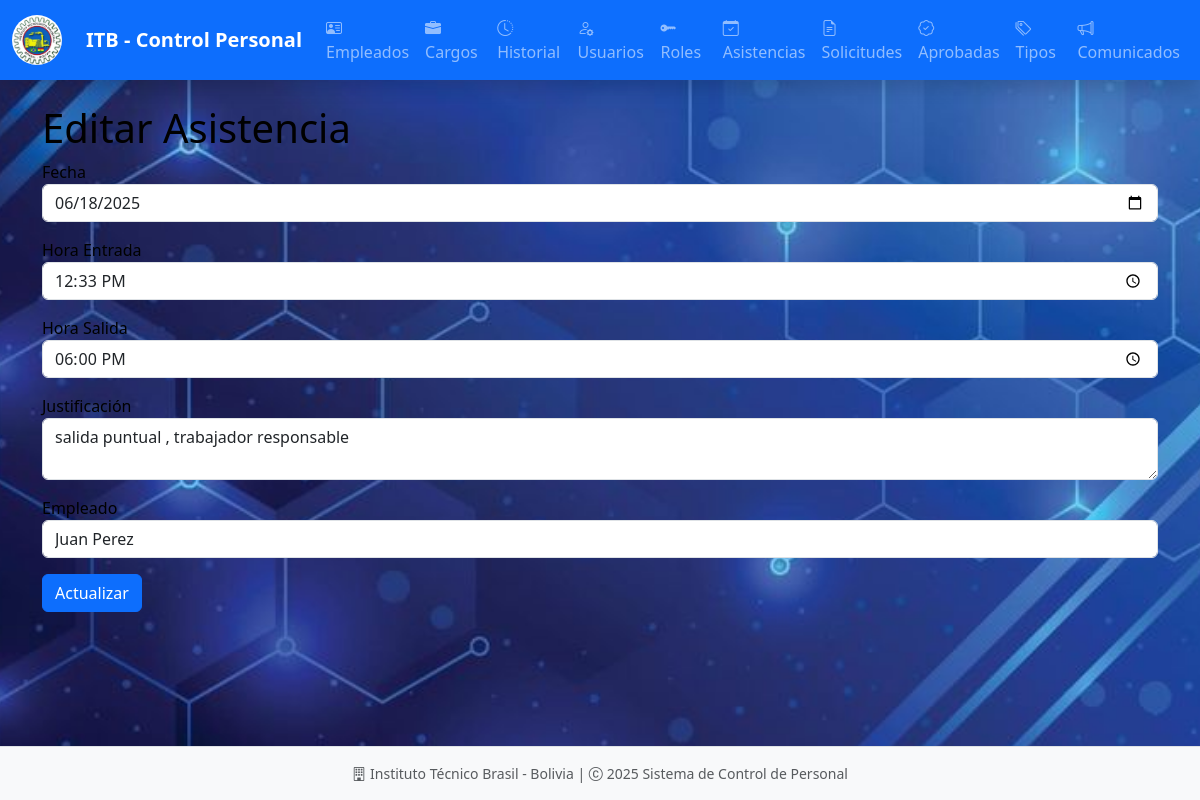
Page /asistencias/edit/1 on the committed database.
### models/asistencia_model.py (models this page shows, shortened)
class Asistencia(db.Model):
    __tablename__ = "asistencias"
    id = db.Column(db.Integer, primary_key=True)
    fecha = db.Column(db.Date, nullable=False, default=date.today)
    hora_entrada = db.Column(db.Time)
    hora_salida = db.Column(db.Time)
    justificacion = db.Column(db.Text)
    empleado_id = db.Column(db.Integer, db.ForeignKey('empleados.id'), nullable=False)
    empleado = db.relationship('Empleado', back_populates='asistencias')
    @staticmethod
    def get_by_id(id):
        return Asistencia.query.get(id)

### models/empleado_model.py (models this page shows, shortened)
class Empleado(db.Model):
    __tablename__ = "empleados"
    id = db.Column(db.Integer, primary_key=True)
    nombre = db.Column(db.String(255), nullable=False)
    apellido = db.Column(db.String(255), nullable=False)
    ci = db.Column(db.String(20), nullable=False, unique=True)
    email = db.Column(db.String(255), nullable=False, unique=True)
    telefono = db.Column(db.String(20), nullable=False)
    fecha = db.Column(db.DateTime, nullable=False, default=datetime.utcnow)
    cargo_id = db.Column(db.Integer, db.ForeignKey('cargos.id'), nullable=False)
    cargo = db.relationship('Cargo', back_populates='empleados')
    usuarios = db.relationship('Usuario', back_populates='empleado', uselist=False)
    asistencias = db.relationship('Asistencia', back_populates='empleado', cascade='all, delete-orphan')
    historial_laboral = db.relationship('Historial', back_populates='empleado', cascade='all, delete-orphan')
    licencias_aprobadas = db.relationship('LicenciaAprobada', back_populates='empleado', cascade='all, delete-orphan')
    solicitudes_licencia = db.relationship('SolicitudLicencia', back_populates='empleado', cascade='all, delete-orphan')
    @staticmethod
    def get_all():
        return Empleado.query.all()
    def delete(self):
        db.session.delete(self)
        db.session.commit()

### controllers/asistencia_controller.py (the view, shortened to what this page needs)
@asistencia_bp.route('/edit/<int:id>', methods=['GET', 'POST'])
def edit(id):
    asistencia = Asistencia.get_by_id(id)
    if not asistencia:
        return "Asistencia no encontrada", 404
    return asistencia_view.edit(asistencia)

### run.py (called while the page is built)
@app.context_processor
def inject_active_path():
    def is_active(path):
        return 'active' if request.path == path else ''
    return(dict(is_active = is_active))

### views/asistencia_view.py (called while the page is built)
def edit(asistencia):
    from models.empleado_model import Empleado
    empleados = Empleado.get_all()
    return render_template('admin/asistencias/edit.html', asistencia=asistencia, empleados=empleados)

### templates/admin/asistencias/edit.html (shortened to what this page needs)
{% extends 'admin/base.html' %}
{% block content %}
<h1>Editar Asistencia</h1>
<form method="POST" action="{{ url_for('asistencia.edit', id=asistencia.id) }}">
    <div class="mb-3">
        <label>Fecha</label>
        <input type="date" name="fecha" value="{{ asistencia.fecha }}" class="form-control" required>
    </div>
    <div class="mb-3">
        <label>Hora Entrada</label>
        <input type="time" name="hora_entrada"
               value="{{ asistencia.hora_entrada.strftime('%H:%M') if asistencia.hora_entrada else '' }}"
               step="60" class="form-control" required>
    </div>
    <div class="mb-3">
        <label>Hora Salida</label>
        <input type="time" name="hora_salida"
               value="{{ asistencia.hora_salida.strftime('%H:%M') if asistencia.hora_salida else '' }}"
               step="60" class="form-control">
    </div>
    <div class="mb-3">
        <label>Justificación</label>
        <textarea name="justificacion" class="form-control">{{ asistencia.justificacion }}</textarea>
    </div>
    <div class="mb-3">
        <label>Empleado</label>
        <select name="empleado_id" class="form-control" required>
            {% for empleado in empleados %}
            <option value="{{ empleado.id }}" {% if empleado.id == asistencia.empleado_id %}selected{% endif %}>
                {{ empleado.nombre }} {{ empleado.apellido }}
            </option>
            {% endfor %}
        </select>
    </div>
    <button type="submit" class="btn btn-primary">Actualizar</button>
</form>
{% endblock %}

### static/style/style_admin.css (style rules this page uses)
:root { --primary-color: #0d6efd; --secondary-color: #6c757d; --success-color: #198754; --info-color: #0dcaf0; --warning-color: #ffc107; --danger-color: #dc3545; --light-color: #f8f9fa; --dark-color: #212529; }
body { font-family: 'Segoe UI', Tahoma, Geneva, Verdana, sans-serif; background-image: url('../images/background.jpg'); background-size: cover; background-repeat: no-repeat; background-attachment: fixed; background-position: center; color: #000000; }

### rows in the picture
Asistencia: fecha "06/18/2025", hora_entrada "12:33", hora_salida "18:00", justificacion "salida puntual , trabajador responsable", empleado_id "Juan Perez"
